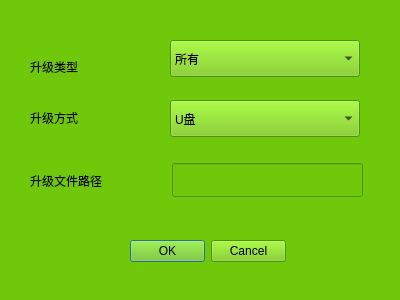
<?xml version="1.0" encoding="UTF-8"?>
<ui version="4.0">
 <class>frm_Update</class>
 <widget class="QWidget" name="frm_Update">
  <property name="geometry">
   <rect>
    <x>0</x>
    <y>0</y>
    <width>400</width>
    <height>300</height>
   </rect>
  </property>
  <property name="windowTitle">
   <string>系统升级</string>
  </property>
  <property name="styleSheet">
   <string notr="true">font: 12pt &quot;WenQuanYi Zen Hei&quot;;
background-color: rgb(112, 200, 11);</string>
  </property>
  <widget class="QLabel" name="label_3">
   <property name="geometry">
    <rect>
     <x>30</x>
     <y>92</y>
     <width>140</width>
     <height>52</height>
    </rect>
   </property>
   <property name="text">
    <string>升级方式</string>
   </property>
  </widget>
  <widget class="QLineEdit" name="lineEdit_4">
   <property name="geometry">
    <rect>
     <x>172</x>
     <y>163</y>
     <width>191</width>
     <height>34</height>
    </rect>
   </property>
   <property name="text">
    <string/>
   </property>
   <property name="maxLength">
    <number>30</number>
   </property>
   <property name="echoMode">
    <enum>QLineEdit::Normal</enum>
   </property>
  </widget>
  <widget class="QLabel" name="label_4">
   <property name="geometry">
    <rect>
     <x>30</x>
     <y>154</y>
     <width>140</width>
     <height>53</height>
    </rect>
   </property>
   <property name="text">
    <string>升级文件路径</string>
   </property>
  </widget>
  <widget class="QLabel" name="label_2">
   <property name="geometry">
    <rect>
     <x>30</x>
     <y>40</y>
     <width>140</width>
     <height>53</height>
    </rect>
   </property>
   <property name="text">
    <string>升级类型</string>
   </property>
  </widget>
  <widget class="QComboBox" name="comboBox">
   <property name="geometry">
    <rect>
     <x>170</x>
     <y>40</y>
     <width>190</width>
     <height>37</height>
    </rect>
   </property>
   <item>
    <property name="text">
     <string>所有</string>
    </property>
   </item>
   <item>
    <property name="text">
     <string>应用</string>
    </property>
   </item>
   <item>
    <property name="text">
     <string>内核</string>
    </property>
   </item>
  </widget>
  <widget class="QComboBox" name="comboBox_2">
   <property name="geometry">
    <rect>
     <x>170</x>
     <y>100</y>
     <width>190</width>
     <height>37</height>
    </rect>
   </property>
   <item>
    <property name="text">
     <string>U盘</string>
    </property>
   </item>
   <item>
    <property name="text">
     <string>SD卡1</string>
    </property>
   </item>
   <item>
    <property name="text">
     <string>SD卡2</string>
    </property>
   </item>
  </widget>
  <widget class="QDialogButtonBox" name="buttonBox">
   <property name="geometry">
    <rect>
     <x>130</x>
     <y>240</y>
     <width>156</width>
     <height>23</height>
    </rect>
   </property>
   <property name="standardButtons">
    <set>QDialogButtonBox::Cancel|QDialogButtonBox::Ok</set>
   </property>
  </widget>
 </widget>
 <resources/>
 <connections/>
</ui>
